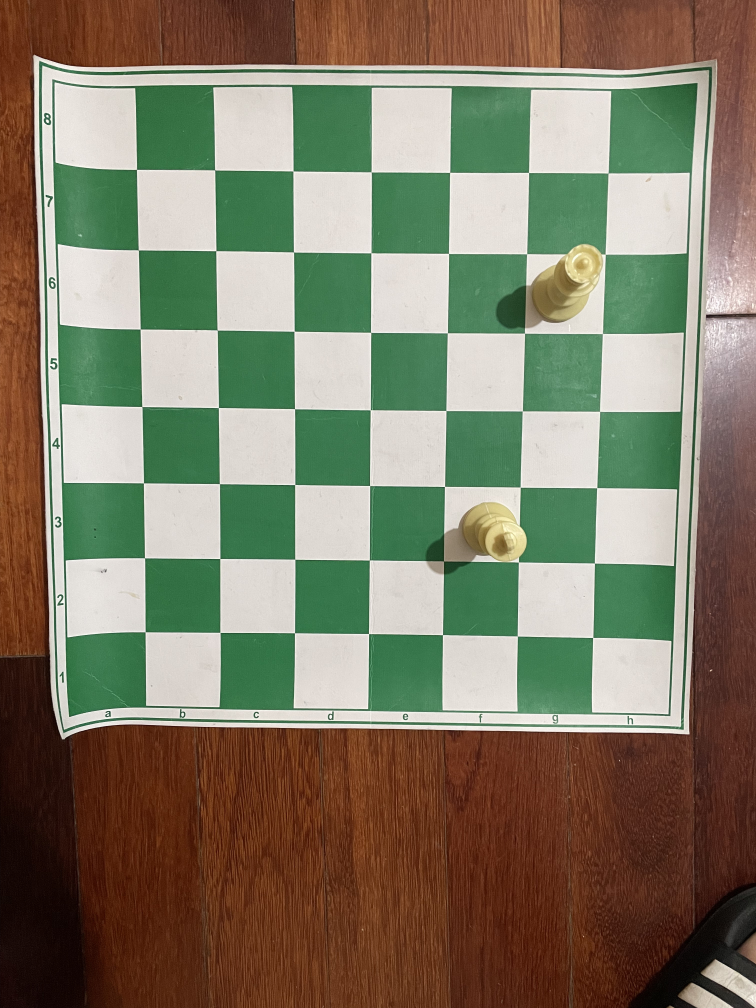
#> input picture img.jpg, 3024 x 4032 px (shown at 1/4 size)
$ python testing.py
#> lines starting #> are read from the running program, lines starting #| are printed output that depends on the picture; after the words box and inside, x2 and y2 are one past the last pixel; in counts of white or black regions, pixels touching at a corner belong together
import math
from math import sqrt
import cv2
import matplotlib.pyplot as plt
import numpy as np
import scipy.spatial as spatial
import scipy.cluster as cluster
from collections import defaultdict
from statistics import mean
import imutils
from skimage import exposure
import argparse
import random

PADDING = (15, 20)
NEED_ROTATE = True
NEED_PADDING = True
OUTPUT_IMAGE_SIZE = (500, 500)

def random_color():
  """
  Generate a random color
  """
  color = list(np.random.choice(range(256), size=3))
  return (int(color[0]), int(color[1]), int(color[2]))

def rotate_image(image, angle):
  # Grab the dimensions of the image and then determine the center
  (h, w) = image.shape[:2]
  (cX, cY) = (w / 2, h / 2)

  # grab the rotation matrix (applying the negative of the
  # angle to rotate clockwise), then grab the sine and cosine
  # (i.e., the rotation components of the matrix)
  M = cv2.getRotationMatrix2D((cX, cY), -angle, 1.0)
  cos = np.abs(M[0, 0])
  sin = np.abs(M[0, 1])

  # Compute the new bounding dimensions of the image
  nW = int((h * sin) + (w * cos))
  nH = int((h * cos) + (w * sin))

  # Adjust the rotation matrix to take into account translation
  M[0, 2] += (nW / 2) - cX
  M[1, 2] += (nH / 2) - cY

  # Perform the actual rotation and return the image
  return cv2.warpAffine(image, M, (nW, nH))

# [24 lines left out: function order_points_clockwise, not called in this run]

def perspective_transform(image, corners):
  def order_corner_points(corners):
    # Separate corners into individual points
    # Index 0 - top-right
    #       1 - top-left
    #       2 - bottom-left
    #       3 - bottom-right
    corners = [(corner[0][0], corner[0][1]) for corner in corners]
    top_r, top_l, bottom_l, bottom_r = corners[0], corners[1], corners[2], corners[3]
    return (top_l, top_r, bottom_r, bottom_l)

  # Order points in clockwise order
  ordered_corners = order_corner_points(corners)
  top_l, top_r, bottom_r, bottom_l = ordered_corners

  # Determine width of new image which is the max distance between
  # (bottom right and bottom left) or (top right and top left) x-coordinates
  width_A = np.sqrt(((bottom_r[0] - bottom_l[0]) ** 2) + ((bottom_r[1] - bottom_l[1]) ** 2))
  width_B = np.sqrt(((top_r[0] - top_l[0]) ** 2) + ((top_r[1] - top_l[1]) ** 2))
  width = max(int(width_A), int(width_B))

  # Determine height of new image which is the max distance between
  # (top right and bottom right) or (top left and bottom left) y-coordinates
  height_A = np.sqrt(((top_r[0] - bottom_r[0]) ** 2) + ((top_r[1] - bottom_r[1]) ** 2))
  height_B = np.sqrt(((top_l[0] - bottom_l[0]) ** 2) + ((top_l[1] - bottom_l[1]) ** 2))
  height = max(int(height_A), int(height_B))

  # Construct new points to obtain top-down view of image in
  # top_r, top_l, bottom_l, bottom_r order
  dimensions = np.array([[0, 0], [width - 1, 0], [width - 1, height - 1],
                  [0, height - 1]], dtype = "float32")

  # Convert to Numpy format
  ordered_corners = np.array(ordered_corners, dtype="float32")

  # Find perspective transform matrix
  matrix = cv2.getPerspectiveTransform(ordered_corners, dimensions)

  # Return the transformed image
  return cv2.warpPerspective(image, matrix, (width, height))

# [16 lines left out: function draw_chessboard_corner, not called in this run]

def distance(p, q):
  return sqrt(sum((px - qx) ** 2.0 for px, qx in zip(p, q)))

# Canny edge detection
def canny_edge(img, sigma=0.33):
  v = np.median(img)
  lower = int(max(0, (1.0 - sigma) * v))
  upper = int(min(255, (1.0 + sigma) * v))
  edges = cv2.Canny(img, lower, upper)
  return edges

# Hough line detection
def hough_line(edges, min_line_length=100, max_line_gap=10):
  lines = cv2.HoughLines(edges, 1, np.pi / 180, 125, min_line_length, max_line_gap)
  lines = np.reshape(lines, (-1, 2))
  return lines

# Separate line into horizontal and vertical
def h_v_lines(lines):
    h_lines, v_lines = [], []
    if lines is None:
        print("no lines found")
    else:
        for rho, theta in lines:
            if theta < np.pi / 4 or theta > np.pi - np.pi / 4:
                v_lines.append([rho, theta])
            else:
                h_lines.append([rho, theta])
        return h_lines, v_lines

# Find the intersections of the lines
def line_intersections(h_lines, v_lines):
  points = []
  for r_h, t_h in h_lines:
    for r_v, t_v in v_lines:
      a = np.array([[np.cos(t_h), np.sin(t_h)], [np.cos(t_v), np.sin(t_v)]])
      b = np.array([r_h, r_v])
      inter_point = np.linalg.solve(a, b)
      points.append(inter_point)
  return np.array(points)

# Hierarchical cluster (by euclidean distance) intersection points
def cluster_points(points):
  dists = spatial.distance.pdist(points)
  single_linkage = cluster.hierarchy.single(dists)
  flat_clusters = cluster.hierarchy.fcluster(single_linkage, 15, 'distance')
  cluster_dict = defaultdict(list)
  for i in range(len(flat_clusters)):
    cluster_dict[flat_clusters[i]].append(points[i])
  cluster_values = cluster_dict.values()
  clusters = map(lambda arr: (np.mean(np.array(arr)[:, 0]), np.mean(np.array(arr)[:, 1])), cluster_values)
  return sorted(list(clusters), key=lambda k: [k[1], k[0]])

image = cv2.imread('img.jpg')
#> image is the input picture: shape (4032, 3024, 3); mean B, G, R 100.8, 122.1, 127.1
gray = cv2.cvtColor(image, cv2.COLOR_BGR2GRAY)
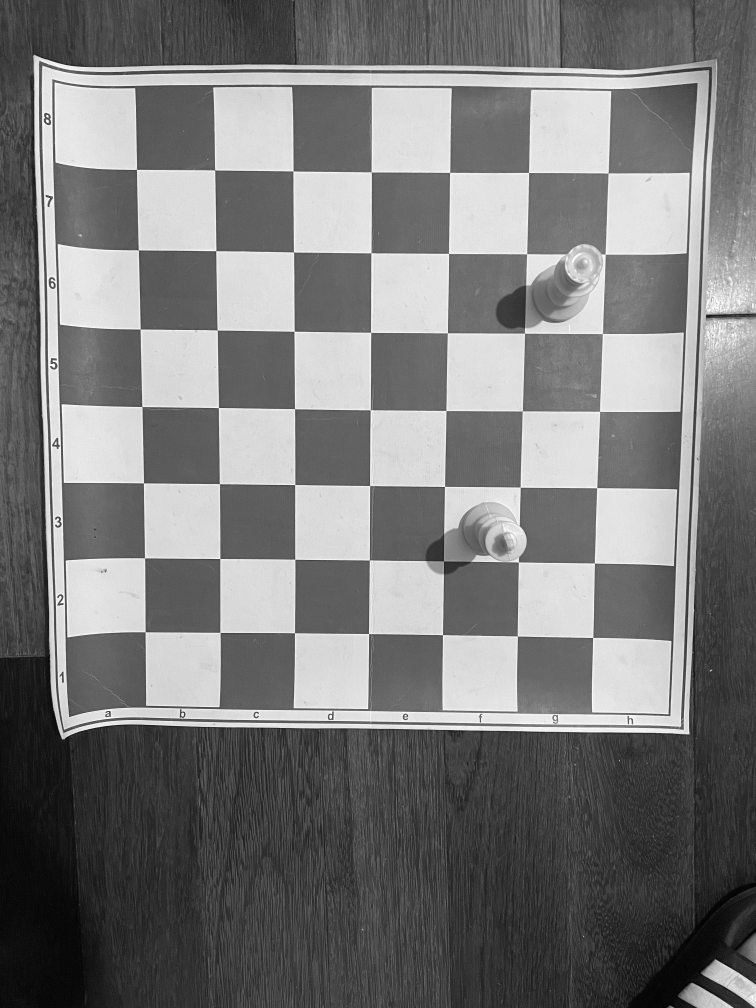
#> gray: shape (4032, 3024) (shown at 1/4 size); min 0, max 255, mean 121.1
smooth = cv2.GaussianBlur(gray, (9, 9), 0)
thresh = cv2.adaptiveThreshold(smooth, 255, cv2.ADAPTIVE_THRESH_GAUSSIAN_C, cv2.THRESH_BINARY, 11, 2)
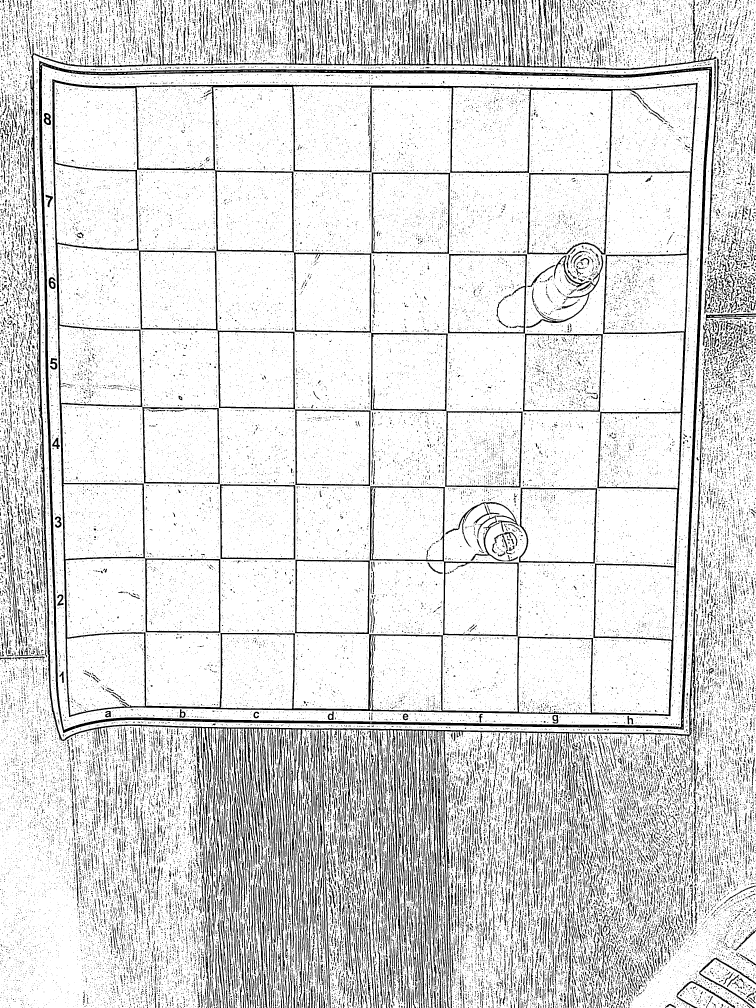
#> thresh: shape (4032, 3024) (shown at 1/4 size); 85.9% white; 61423 black regions (52519 under 20 px), largest, box (x1, y1, x2, y2) and area: (209, 317, 2791, 2868) 197861, (119, 0, 2866, 4032) 149082, (156, 243, 2848, 2932) 110721

# Since we're interested in the borders, and they are black, we invert the image color.
# Then, the borders of the chessboard are white (along with other noise).
thresh = cv2.bitwise_not(thresh)

kernel = np.array([[0, 1, 0], [1, 1, 1], [0, 1, 0]], dtype=np.uint8)
thresh = cv2.dilate(thresh, kernel, iterations=1)
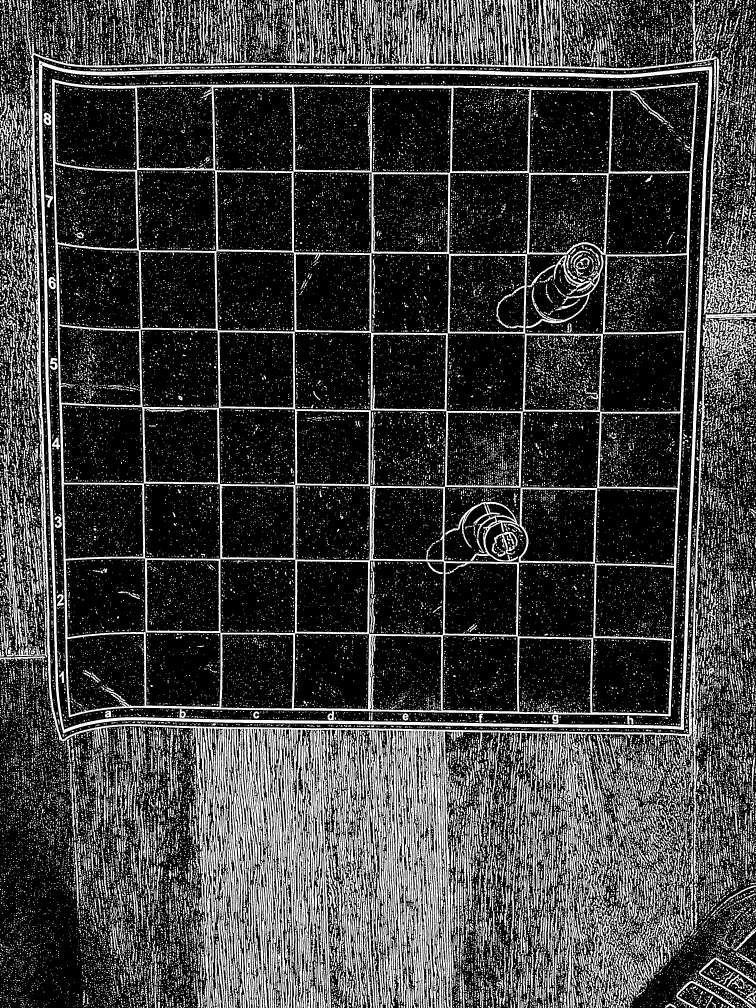
#> thresh: shape (4032, 3024) (shown at 1/4 size); 24.1% white; 45161 white regions (29656 under 20 px)

cv2.imwrite('resultado.jpg', thresh)

# find biggest square area -------------------------------------------
cnts = cv2.findContours(thresh.copy(), cv2.RETR_TREE, cv2.CHAIN_APPROX_SIMPLE)
#> cnts = 47961 contours, 37451 with area under 20; largest, box (x1, y1, x2, y2) and area: (155, 242, 2849, 2933) 6804496, (167, 261, 2838, 2919) 6680163, (208, 316, 2792, 2869) 6246246, (852, 348, 2709, 2858) 1148038, (118, 0, 2867, 4032) 327705
cnts = imutils.grab_contours(cnts)
cnts = sorted(cnts, key=cv2.contourArea, reverse = True)

peri = cv2.arcLength(cnts[0], True)
#> peri = 10750.3
biggest_cnt = cv2.approxPolyDP(cnts[0], 0.025 * peri, True)
#> biggest_cnt = [[157, 242], [252, 2931], [2734, 2919], [2847, 267]]

imagedrawed = image.copy()
imagedrawed = cv2.drawContours(imagedrawed, [biggest_cnt], -1, random_color(), 2)
cv2.waitKey(0)
#---------------------------------------------------------------------
transformed = perspective_transform(image.copy(), biggest_cnt)
#> in order_corner_points, `corners = [(corner[0][0], corner[0][1]) for corner in corners]`: corners = [(157, 242), (252, 2931), (2734, 2919), (2847, 267)]
#> in order_corner_points, `top_r, top_l, bottom_l, bottom_r = corners[0], corners[1], corners[2],..`: top_r = (157, 242); top_l = (252, 2931); bottom_l = (2734, 2919); bottom_r = (2847, 267)
#> in perspective_transform, `ordered_corners = order_corner_points(corners)`: ordered_corners = ((252, 2931), (157, 242), (2847, 267), (2734, 2919))
#> in perspective_transform, `top_l, top_r, bottom_r, bottom_l = ordered_corners`: top_l = (252, 2931); top_r = (157, 242); bottom_r = (2847, 267); bottom_l = (2734, 2919)
#> in perspective_transform, `width_A = np.sqrt(((bottom_r[0] - bottom_l[0]) ** 2) + ((bottom_r[1] -..`: width_A = 2654.4
#> in perspective_transform, `width_B = np.sqrt(((top_r[0] - top_l[0]) ** 2) + ((top_r[1] - top_l[1]..`: width_B = 2690.7
#> in perspective_transform, `width = max(int(width_A), int(width_B))`: width = 2690
#> in perspective_transform, `height_A = np.sqrt(((top_r[0] - bottom_r[0]) ** 2) + ((top_r[1] - bott..`: height_A = 2690.1
#> in perspective_transform, `height_B = np.sqrt(((top_l[0] - bottom_l[0]) ** 2) + ((top_l[1] - bott..`: height_B = 2482
#> in perspective_transform, `height = max(int(height_A), int(height_B))`: height = 2690
#> in perspective_transform, `dimensions = np.array([[0, 0], [width - 1, 0], [width - 1, height - 1]..`: dimensions = [[0, 0], [2689, 0], [2689, 2689], [0, 2689]]
#> in perspective_transform, `ordered_corners = np.array(ordered_corners, dtype="float32")`: ordered_corners = [[252, 2931], [157, 242], [2847, 267], [2734, 2919]]
#> in perspective_transform, `matrix = cv2.getPerspectiveTransform(ordered_corners, dimensions)`: matrix = [[-0.0048, -0.992, 2909.2], [0.978, -0.0346, -145.2], [-4.95e-06, -2.86e-05, 1]]
cv2.imwrite('transformed.jpg', transformed)

if NEED_ROTATE:
  rotated = rotate_image(transformed, -90)
#> in rotate_image, `return cv2.warpAffine(image, M, (nW, nH))`:
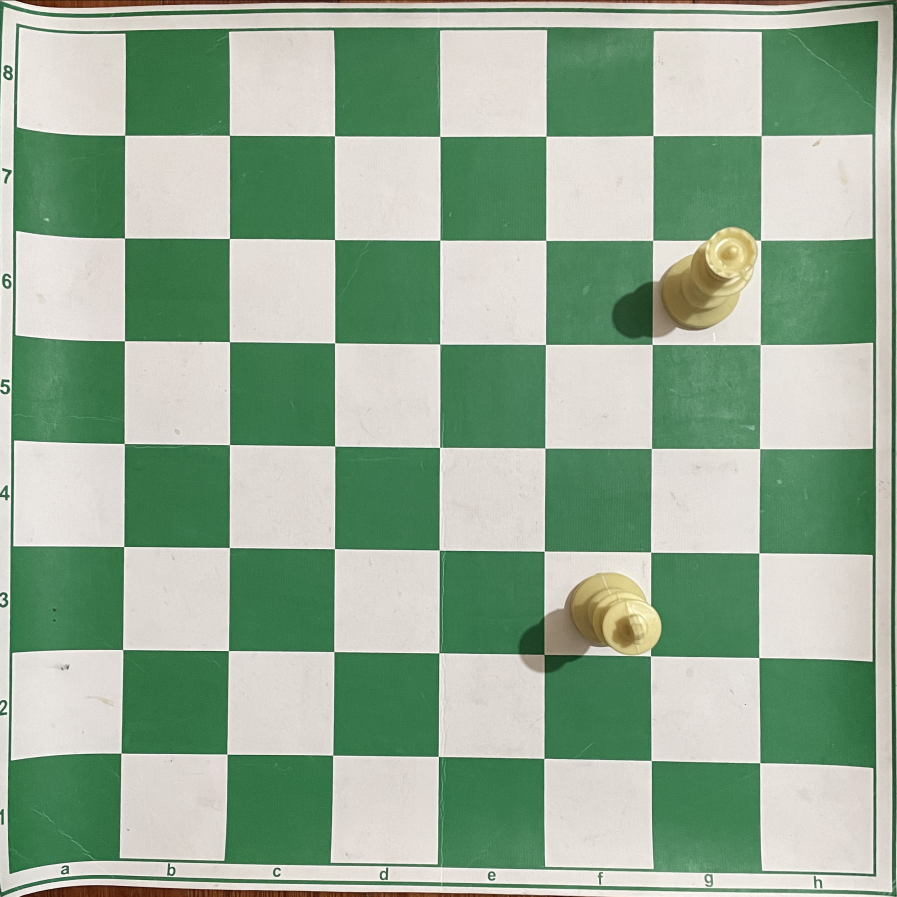
#> returned value: shape (2690, 2690, 3) (shown at 1/3 size); mean of channels 0, 1, 2 148.4, 171.7, 148.3; drawn as B, G, R
  cv2.imwrite('rotated.jpg', rotated)

img = cv2.imread('transformed.jpg')
h, w = img.shape[:2]
#> h = 2690; w = 2690
padding_horizontal, padding_vertical = PADDING
imgcopied = img.copy()

cv2.circle(imgcopied, PADDING, 5, (0,0,255), -1)
cv2.circle(imgcopied, (w - padding_horizontal, padding_vertical), 5, (0,255,0), -1)

cv2.circle(imgcopied, (padding_horizontal, h - padding_vertical), 5, (255,0,0), -1)
cv2.circle(imgcopied, (w - padding_horizontal, h - padding_vertical), 5, (255,0,0), -1)

if NEED_PADDING:
  output_img_h, output_img_w, = OUTPUT_IMAGE_SIZE

  pts1 = np.float32([
    PADDING,
    (w - padding_horizontal, padding_vertical),
    (padding_horizontal, h - padding_vertical),
    (w - padding_horizontal, h - padding_vertical)
  ])

  pts2 = np.float32([
  [0, 0],
  [output_img_w, 0],
  [0, output_img_h],
  [output_img_w, output_img_h]
  ])

  M = cv2.getPerspectiveTransform(pts1, pts2)
  dst = cv2.warpPerspective(img, M, OUTPUT_IMAGE_SIZE)

  cv2.imwrite('padding.jpg', dst)

# https://towardsdatascience.com/board-game-image-recognition-using-neural-networks-116fc876dafa
img = cv2.imread('padding.jpg')
#> img: shape (500, 500, 3)
gray = cv2.cvtColor(img, cv2.COLOR_BGR2GRAY)
#> gray: shape (500, 500)

# Blur the image a little. This smooths out the noise a bit and
# makes extracting the grid lines easier.
gray_blur = cv2.GaussianBlur(gray, (5, 5), 0)
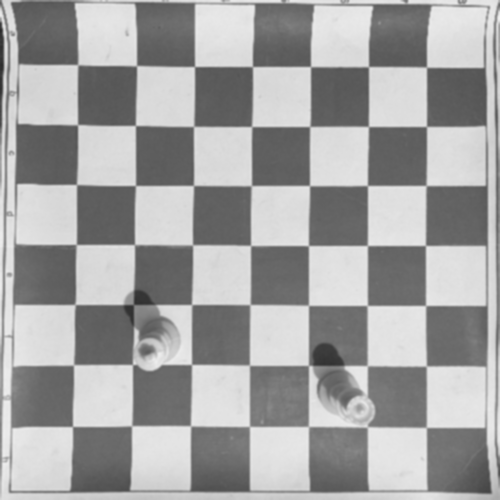
#> gray_blur: shape (500, 500); min 38, max 241, mean 162.3

# Canny algorithm
edges = canny_edge(gray_blur)
#> in canny_edge, `v = np.median(img)`: v = 178
#> in canny_edge, `lower = int(max(0, (1.0 - sigma) * v))`: lower = 119
#> in canny_edge, `upper = int(min(255, (1.0 + sigma) * v))`: upper = 236
#> in canny_edge, `edges = cv2.Canny(img, lower, upper)`:
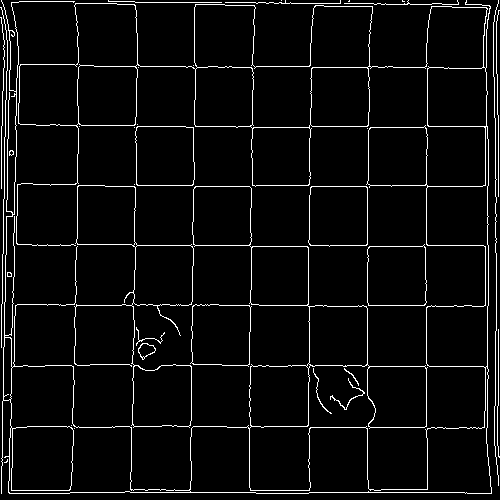
#> edges: shape (500, 500); 4.7% white in thin lines or dots
cv2.imwrite('edges.jpg',edges)

# Hough Transform
lines = hough_line(edges)
#> in hough_line, `lines = cv2.HoughLines(edges, 1, np.pi / 180, 125, min_line_length, ma..`: lines = 47 rows, first 8: [492, 1.57], [10, 0.0175], [305, 1.57], [245, 1.57], [426, 0], [7, 0.0175], [367, 0], [126, 1.57]
#> in hough_line, `lines = np.reshape(lines, (-1, 2))`: lines = 47 pairs, first value -495 to 501, second value 0 to 3.12

# Separate the lines into vertical and horizontal lines
h_lines, v_lines = h_v_lines(lines)
#> the loop in h_v_lines, `for rho, theta in lines:` made 47 passes
#> (rho, theta) on passes 1 to 12: (492, 1.57), (10, 0.0175), (305, 1.57), (245, 1.57), (426, 0), (7, 0.0175), (367, 0), (126, 1.57), (80, 0.0175), (427, 1.57), (18, 0.0175), (487, 0)
#> after the loop in h_v_lines, `for rho, theta in lines:`: h_lines = [[492, 1.57], [305, 1.57], [245, 1.57], [126, 1.57], [427, 1.57], [186, 1.57], [366, 1.57], [66, 1.57], [3, 1.57], [490, 1.57], [63, 1.59], [123, 1.59], [485, 1.59], [0, 1.59], [-3, 1.59]]; v_lines = 32 pairs, first value -495 to 501, second value 0 to 3.12

# Find and cluster the intersecting
intersection_points = line_intersections(h_lines, v_lines)
#> the loop in line_intersections, `for r_h, t_h in h_lines:` made 15 passes
#> after the loop in line_intersections, `for r_h, t_h in h_lines:`: points = 480 pairs, first value -5.17 to 503.7, second value -2.98 to 493.9
#> intersection_points has the same summary as points in line_intersections
points = cluster_points(intersection_points)
#> in cluster_points, `single_linkage = cluster.hierarchy.single(dists)`: single_linkage = 479 rows, first 6: [428, 440, 0, 2], [389, 413, 0.0628, 2], [199, 214, 0.0748, 2], [337, 349, 0.101, 2], [293, 317, 0.103, 2], [460, 472, 0.105, 2]
#> in cluster_points, `flat_clusters = cluster.hierarchy.fcluster(single_linkage, 15, 'distan..`: flat_clusters = 480 values, max 81 at index 200, min 1 at index 32, mean 39.21
#> points = 81 pairs, first value 6.49 to 493.6, second value 0.115 to 491.9

# with index
for (idx, point) in enumerate(points):
  color = random_color()
  cv2.putText(img, str(idx), tuple([int(round(point[0]) ), int(round(point[1])) ]), cv2.FONT_HERSHEY_PLAIN, 1.0, color, 2)
  cv2.circle(img, tuple([int(round(point[0]) ), int(round(point[1])) ]), 3, color, -1)
#> this loop made 81 passes
#> (point, color) on passes 1 to 12: ((9.9, 0.115), (192, 67, 251)), ((78.5, 0.913), (195, 103, 9)), ((137.5, 1.6), (211, 21, 242)), ((197, 2.29), (36, 87, 70)), ((251.5, 2.93), (216, 88, 140)), ((310.5, 3.61), (58, 193, 230)), ((369, 4.29), (39, 87, 174)), ((427.5, 4.97), (88, 81, 165)), ((492.7, 5.73), (25, 77, 72)), ((9.45, 64.59), (9, 148, 115)), ((77.94, 65.19), (208, 243, 197)), ((136.9, 65.7), (254, 79, 175))
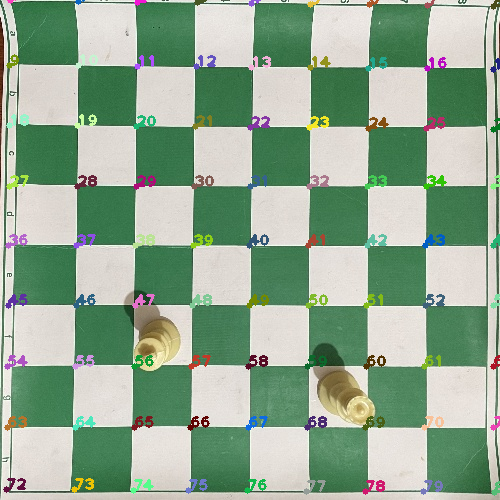
#> img: shape (500, 500, 3); mean B, G, R 146.8, 170.1, 146.7

# result
cv2.imshow("f", img)
cv2.waitKey(0)
cv2.imwrite('points_result.jpg', img)
